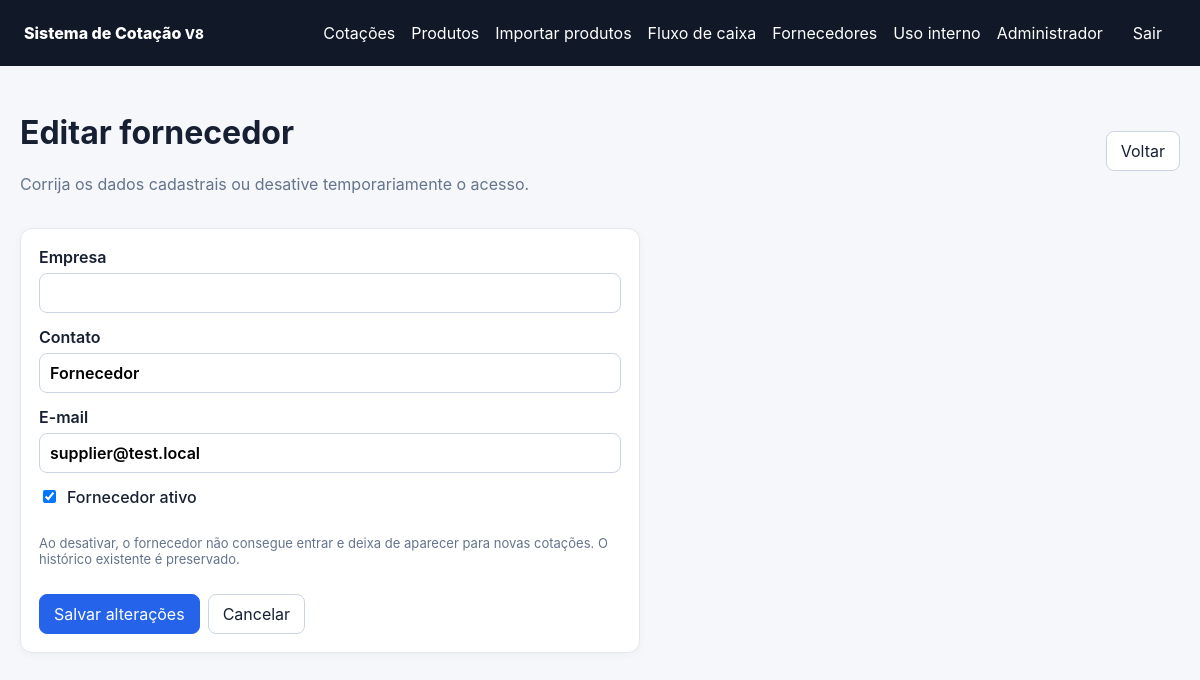
The app's page /admin/fornecedores/2/editar (signed in) with its own data.
### app/models.py (models this page shows)
class User(Base):
    __tablename__ = "users"
    id: Mapped[int] = mapped_column(primary_key=True)
    name: Mapped[str] = mapped_column(String(120))
    email: Mapped[str] = mapped_column(String(180), unique=True, index=True)
    password_hash: Mapped[str] = mapped_column(String(255))
    role: Mapped[str] = mapped_column(String(20), default="supplier")
    company_name: Mapped[str | None] = mapped_column(String(180), nullable=True)
    active: Mapped[bool] = mapped_column(Boolean, default=True)
    must_change_password: Mapped[bool] = mapped_column(Boolean, default=False)

### app/main.py (the view)
@app.get("/admin/fornecedores/{supplier_id}/editar", response_class=HTMLResponse)
def edit_supplier_page(supplier_id: int, request: Request, db: Session = Depends(get_db)):
    admin = require_role(request, db, "admin")
    supplier = db.get(User, supplier_id)
    if not supplier or supplier.role != "supplier":
        raise HTTPException(404, "Fornecedor não encontrado")
    return templates.TemplateResponse(
        request,
        "admin_supplier_edit.html",
        {"user": admin, "supplier": supplier, "error": None},
    )

### app/templates/admin_supplier_edit.html (shortened to what this page needs)
{% extends 'base.html' %}
{% block content %}
<div class="page-head">
  <div><h1>Editar fornecedor</h1><p class="muted">Corrija os dados cadastrais ou desative temporariamente o acesso.</p></div>
  <a class="button" href="/admin/fornecedores">Voltar</a>
</div>
<div class="card narrow-form">
  <form method="post" class="stack">
    <label>Empresa<input name="company_name" value="{{ supplier.company_name or '' }}" required></label>
    <label>Contato<input name="name" value="{{ supplier.name }}" required></label>
    <label>E-mail<input type="email" name="email" value="{{ supplier.email }}" required></label>
    <label class="check status-check"><input type="checkbox" name="active" value="1" {% if supplier.active %}checked{% endif %}> Fornecedor ativo</label>
    <p class="muted small-note">Ao desativar, o fornecedor não consegue entrar e deixa de aparecer para novas cotações. O histórico existente é preservado.</p>
    <div class="form-actions">
      <button class="primary" type="submit">Salvar alterações</button>
      <a class="button" href="/admin/fornecedores">Cancelar</a>
    </div>
  </form>
</div>
{% endblock %}

### app/templates/base.html (shortened to what this page needs)
<!doctype html>
<html lang="pt-BR">
<head>
  <link rel="stylesheet" href="/static/style.css?v=10">
</head>
<body>
<header class="topbar">
  <div class="brand">Sistema de Cotação <small class="app-version">V8</small></div>
  {% if user %}
  <div class="nav">
    {% if user.role == 'admin' %}<a href="/admin">Cotações</a><a href="/admin/produtos">Produtos</a><a href="/admin/importacao-produtos">Importar produtos</a><a href="/admin/financeiro">Fluxo de caixa</a><a href="/admin/fornecedores">Fornecedores</a><a href="/uso-interno">Uso interno</a>{% elif user.role == 'employee' %}<a href="/uso-interno">Registrar retirada</a><a href="/uso-interno/alterar-senha">Alterar senha</a>{% else %}<a href="/fornecedor">Minhas cotações</a><a href="/fornecedor/alterar-senha">Alterar senha</a>{% endif %}
    <span>{{ user.name }}</span>
    <form action="/logout" method="post"><button class="link-btn">Sair</button></form>
  </div>
  {% endif %}
</header>
<main class="container">{% block content %}{% endblock %}</main>
</body>
</html>

### app/static/style.css (style rules this page uses)
:root { font-family:Inter,ui-sans-serif,system-ui,-apple-system,BlinkMacSystemFont,"Segoe UI",sans-serif;color:#172033;background:#f5f7fb }
* { box-sizing:border-box }
body { margin:0 }
.topbar { display:flex;justify-content:space-between;align-items:center;padding:14px 24px;background:#111827;color:#fff }
.brand { font-weight:800 }
.nav { display:flex;gap:16px;align-items:center }
.nav a,.link-btn { color:#fff;text-decoration:none;background:none;border:0;cursor:pointer;font:inherit }
.nav form { margin:0 }
.container { max-width:1500px;margin:26px auto;padding:0 20px }
.page-head { display:flex;justify-content:space-between;gap:16px;align-items:center;margin-bottom:18px }
.card { background:#fff;border:1px solid #e5e7eb;border-radius:12px;padding:18px;margin-bottom:18px;box-shadow:0 2px 8px rgba(15,23,42,.04) }
.stack { display:grid;gap:14px }
label { display:grid;gap:6px;font-weight:600 }
input,select,textarea,button,.button { font:inherit }
input,select,textarea { width:100%;padding:9px 10px;border:1px solid #cbd5e1;border-radius:8px;background:#fff }
button,.button { border:1px solid #cbd5e1;border-radius:8px;padding:9px 14px;background:#fff;color:#172033;text-decoration:none;cursor:pointer;display:inline-block }
.primary { background:#2563eb;color:#fff;border-color:#2563eb }
.muted { color:#64748b }
.check { display:flex;align-items:center;gap:8px;font-weight:500 }
.check input { width:auto }
.small-note { font-size:13px;margin-top:14px }
.narrow-form { max-width:620px }
.status-check { display:flex;grid-template-columns:auto 1fr;align-items:center;gap:8px }
.status-check input { width:auto }
.form-actions { display:flex;gap:8px;align-items:center;flex-wrap:wrap }

### records on screen
User: name "Administrador"
User: name "Fornecedor", email "supplier@test.local", active "☑"
